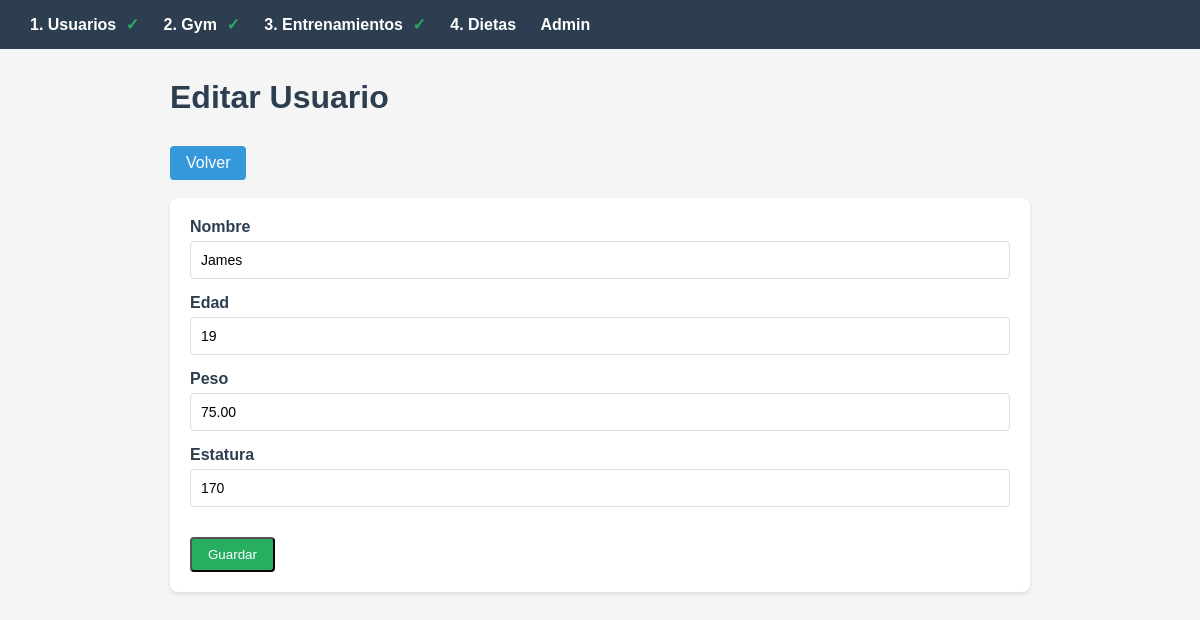
/usuarios/2/editar/, run on the app's committed database.
### usuarios/models.py (models this page shows, shortened)
class Usuario(models.Model):
    nombre = models.CharField(max_length=100)
    edad = models.IntegerField()
    peso = models.DecimalField(max_digits=6, decimal_places=2)
    estatura = models.IntegerField(help_text="En centímetros")

### usuarios/views.py (the view)
# urls.py: path("<int:usuario_id>/editar/", views.edit, name="edit"),
def edit(request, usuario_id):
    try:
        usuario = Usuario.objects.get(pk=usuario_id)
    except Usuario.DoesNotExist:
        raise Http404("El usuario no existe")
    if request.method == "POST":
        form = UsuarioForm(request.POST, instance=usuario)
        if form.is_valid():
            form.save()
            return redirect("usuarios:detail", usuario_id=usuario.id)
    else:
        form = UsuarioForm(instance=usuario)
    return render(request, "usuarios/form.html", {"form": form, "titulo": "Editar Usuario"})

### usuarios/forms.py
class UsuarioForm(forms.ModelForm):
    class Meta:
        model = Usuario
        fields = ['nombre', 'edad', 'peso', 'estatura']
        widgets = {
            'nombre': forms.TextInput(attrs={'class': 'form-input'}),
            'edad': forms.NumberInput(attrs={'class': 'form-input'}),
            'peso': forms.NumberInput(attrs={'class': 'form-input', 'step': '0.01'}),
            'estatura': forms.NumberInput(attrs={'class': 'form-input'}),
        }

### config/context_processors.py (called while the page is built)
def flow_status(request):
    from usuarios.models import Usuario
    from gym.models import Set
    tiene_usuarios = Usuario.objects.exists()
    tiene_ejercicios = Set.objects.exists()
    return {
        "tiene_usuarios": tiene_usuarios,
        "tiene_ejercicios": tiene_ejercicios,
    }

### usuarios/templates/usuarios/form.html (shortened to what this page needs)
{% extends "base.html" %}
{% block content %}
<h1>{{ titulo }}</h1>
<a href="{% url 'usuarios:index' %}" class="btn">Volver</a>
<br><br>
<div class="card">
    <form method="post">
        {% for field in form %}
        <div class="form-group">
            <label for="{{ field.id_for_label }}">{{ field.label }}</label>
            {{ field }}
        </div>
        {% endfor %}
        <div class="actions">
            <button type="submit" class="btn btn-success">Guardar</button>
        </div>
    </form>
</div>
{% endblock %}

### templates/base.html (style rules this page uses)
* { margin: 0; padding: 0; box-sizing: border-box; }
body { font-family: Arial, sans-serif; background: #f5f5f5; color: #333; }
h1 { color: #2c3e50; margin-bottom: 20px; }
.card { background: white; border-radius: 8px; padding: 20px; margin-bottom: 15px; box-shadow: 0 2px 4px rgba(0,0,0,0.1); }
.btn { display: inline-block; background: #3498db; color: white; padding: 8px 16px; border-radius: 4px; text-decoration: none; margin-top: 10px; }
.btn-success { background: #27ae60; }
.form-group { margin-bottom: 15px; }
.form-group label { display: block; margin-bottom: 5px; font-weight: bold; color: #2c3e50; }
.form-input { width: 100%; padding: 10px; border: 1px solid #ddd; border-radius: 4px; font-size: 14px; }
.actions { margin-top: 20px; }

### data on the page
Usuario: form "James" "19" "75.00" "170"

### other printed values
{{ titulo }} "Editar Usuario"
{{ field.label }} "Nombre" "Edad" "Peso" "Estatura"
